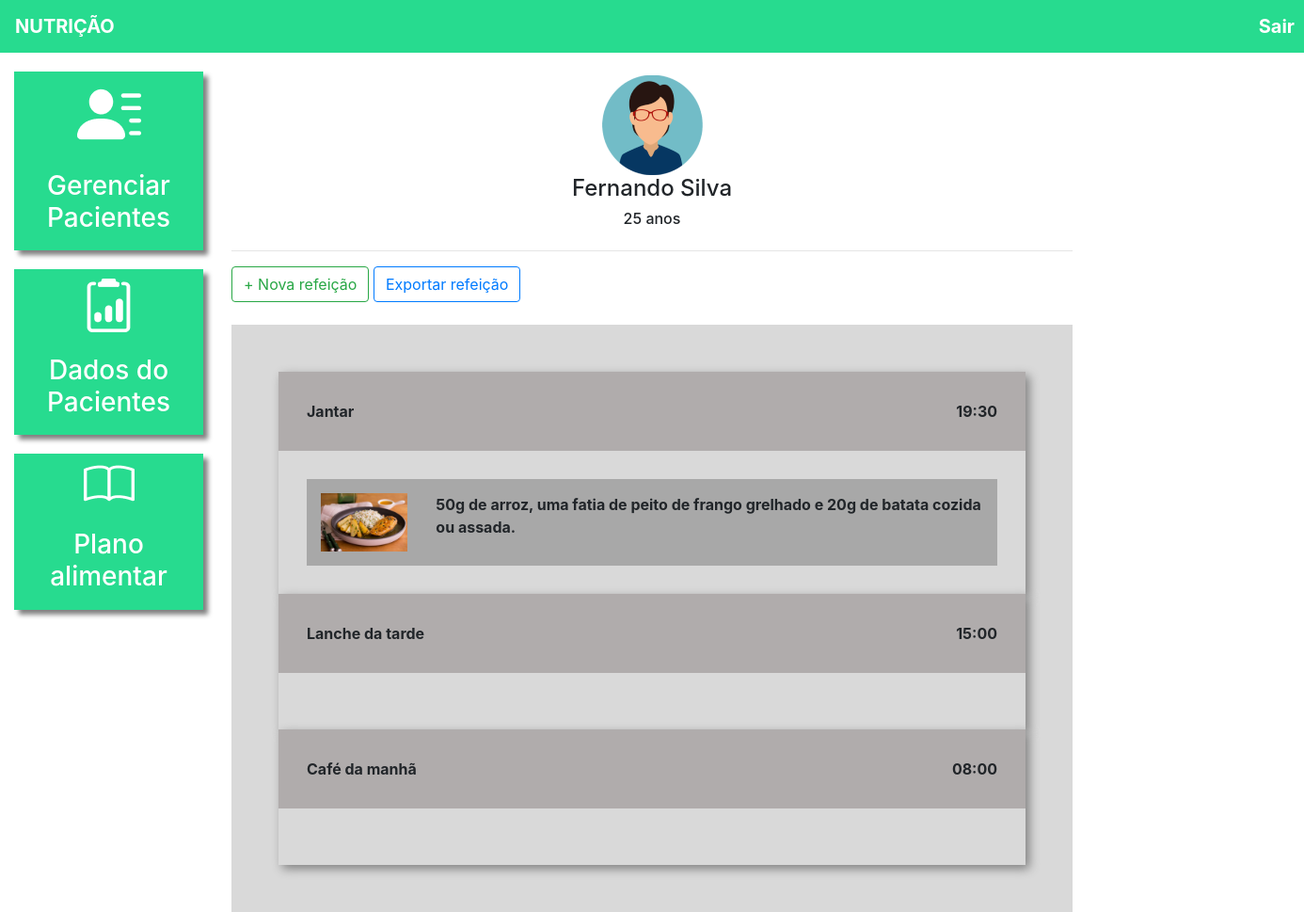
Page /plano_alimentar/1/ (signed in) on the committed database.
### plataforma/models.py (models this page shows, shortened)
class Pacientes(models.Model):
    choices_sexo = (('F', 'Feminino'),
                    ('M', 'Maculino'))
    nome = models.CharField(max_length=50)
    sexo = models.CharField(max_length=1, choices=choices_sexo)
    idade = models.IntegerField()
    email = models.EmailField()
    telefone = models.CharField(max_length=19)
    nutri = models.ForeignKey(User, on_delete=models.CASCADE)

class Refeicao(models.Model):
    paciente = models.ForeignKey(Pacientes, on_delete=models.CASCADE)
    titulo = models.CharField(max_length=50)
    horario = models.TimeField()
    carboidratos = models.IntegerField()
    proteinas = models.IntegerField()
    gorduras = models.IntegerField()

class Opcao(models.Model):
    refeicao = models.ForeignKey(Refeicao, on_delete=models.CASCADE)
    imagem = models.ImageField(upload_to="opcao")
    descricao = models.TextField()

### plataforma/views.py (the view)
# urls.py: path('plano_alimentar/<str:id>/', views.plano_alimentar, name = "plano_alimentar"),
def plano_alimentar(request, id):
    paciente = get_object_or_404(Pacientes, id=id)
    if not paciente.nutri == request.user:
        messages.add_message(request, constants.ERROR, 'Esse paciente não é seu')
        return redirect('/plano_alimentar_listar/')
    if request.method == "GET":
        r1 = Refeicao.objects.filter(paciente=paciente)
        opcao = Opcao.objects.all()
        return render(request, 'plano_alimentar.html', {'paciente': paciente, 'refeicao':r1, 'opcao': opcao})

### plataforma/templates/plano_alimentar.html (shortened to what this page needs)
{% extends 'base_plataforma.html' %}
{% load static %}
{% block 'plataforma' %}
    <br>
    <div class="row">
        <div class="col-12 text-center">
                {% if paciente.sexo == "F" %}
                    <img src="{% static 'plataforma/img/perfil1.png' %}">
                {% else %}
                    <img src="{% static 'plataforma/img/perfil2.png' %}">
                {% endif %}
        </div>
        <div class="col-12 dados descricao text-center">
            <h4>{{ paciente.nome }}</h4>
            <h6>{{ paciente.idade }} anos</h6>
        </div>
    </div>
    <hr>
    <button type="button" class="btn btn-outline-success" data-toggle="modal" data-target="#modal">
        + Nova refeição
    </button>
    <button onclick="downloadPDF()" type="button" class="btn btn-outline-primary">
        Exportar refeição
    </button>
    <br>
    <br>
    <div class="fundo-alimentar">
        {% for re in refeicao %}
            <div class="refeicao">
                <div class="head-refeicao">
                    <span>{{ re.titulo }}</span>
                    <span style="float: right;">{{ re.horario }}</span>
                </div>
                <div class="body-refeicao">
                    {% for opcao in opcao %}
                        {% if opcao.refeicao == re %}
                            <div class="opcao">
                                <div class="row">
                                    <div class="col-md-2">
                                        <img src="{{ opcao.imagem.url }}" style="width: 100%; height: 100%;">
                                    </div>
                                    <div class="col-md-10">
                                        {{ opcao.descricao }}
                                    </div>
                                    <br>
                                </div>
                            </div>
                        {% endif %}
                    {% endfor %}
                </div>
            </div>
        {% endfor %}
    </div>
{% endblock%}

### templates/static/plataforma/css/css.css (style rules this page uses)
.dados { font-weight: bold; }

### templates/static/plataforma/css/plano_alimentar.css (style rules this page uses)
.fundo-alimentar { background-color: #D9D9D9; padding: 50px; }
.refeicao { box-shadow: 4px 4px 10px gray; }
.head-refeicao { background-color: #B0ACAC; padding: 30px; font-weight: bold; }
.body-refeicao { padding: 30px; font-weight: bold; }
.opcao { background-color: #A8A8A8; padding: 15px; }

### rows in the picture
Pacientes: nome "Fernando Silva", idade "25"
Refeicao: titulo "Jantar", horario "19:30"
Opcao: imagem (picture), descricao "50g de arroz, uma fatia de peito de frango grelhado e 20g de batata cozida ou assada."
Refeicao: titulo "Lanche da tarde", horario "15:00"
Refeicao: titulo "Café da manhã", horario "08:00"
